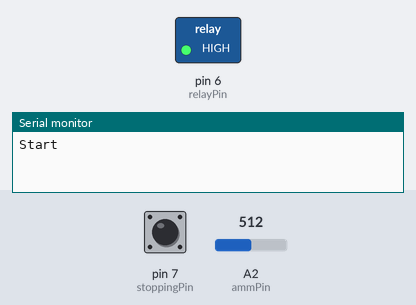
This sketch was run on a simulated Arduino Uno, built with avr-gcc and run on an emulated ATmega328P. Shown: switched loads named in the sketch (green lamp = pin HIGH), the last lines printed to the serial monitor. Inputs (shaded band) come from the test bench; at power-on: pin 7 (stoppingPin) LOW, A2 (ammPin) = 512. At 1.4 s the program stops and its outputs stay as they are.

Above: at 1.2 s.
1.3 s: pin 7 (stoppingPin) pulled HIGH for 0.15 s
At 2.5 s:
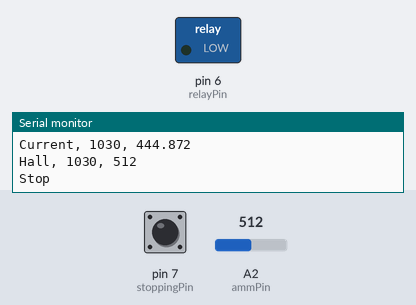
Timing chart, 0 to 2.9 s (numbered marks = the images above; inputs shaded):
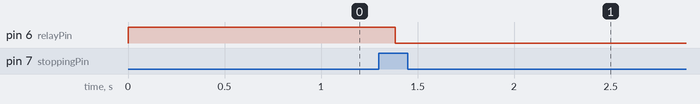

The sketch:

batteryTester.ino
```cpp
const int stoppingPin = 7;
const int relayPin =  6;
const int avgTime = 60;
const int voltPin = A0;
const int ammPin = A2;
const int hallPin = A5;

int hallValue = 0;

unsigned long startTime;
unsigned long currentTime;
unsigned long prevPrintTime;
unsigned long printTime;


void setup() {
  Serial.begin(9600);
  pinMode(hallPin, INPUT);
  pinMode(relayPin, OUTPUT);
  pinMode(stoppingPin, INPUT);
  digitalWrite(relayPin, HIGH);
  Serial.println("Start");
  startTime = millis();
  prevPrintTime = startTime;
}

void loop(){
  currentTime = millis() - startTime;
  String t = (String) currentTime;
  printTime = millis() - prevPrintTime;

  int counter = 0;
  int sumSwitchValue = 0;
  while(counter < avgTime) {
    sumSwitchValue += digitalRead(stoppingPin);
    counter ++;
    delay(1);
  }
  float avgSwitchValue = ((float)(sumSwitchValue))/
  ((float)(counter));

  if (printTime > 1000) {
    prevPrintTime = millis();
    float Vout = ReadVout(100, 3);
    float current = ReadCurrent(Vout);
    hallValue = analogRead(hallPin);

    sendValue("Volt", t, VoltMeasurement());
    sendValue("Current", t, floatPrint(current*1000));
    sendValue("Hall", t, (String) hallValue);
  }

  if (avgSwitchValue >= 0.7) {
    digitalWrite(relayPin, LOW);
    Serial.println("Stop");
    while(1) {}
  }
}

void sendValue(String sensorName, String t, String value) {
  Serial.println(sensorName + ", " + t + ", " + value);
}

String VoltMeasurementRaw(){
  float volt = analogRead(voltPin);
  return floatPrint(volt);
}

String VoltMeasurement(){
 //return a string representing the voltage
  float volt = analogRead(voltPin);
  volt = volt / 1024 * 5; //Arduino scaling
  volt = volt * 430 / 100; //Voltage divider
  return floatPrint(volt);
}

String floatPrint(float x){
  int intp = x;
  int fracp = (x - intp) * 1000;
  if(fracp < 0){
    fracp = -1 * fracp;
  }
  return (String(intp) + "." + String(fracp));
}

float ReadVout(float t, float v)
  {
    float total_delay = t;
    float value_delay = v;
    float voltage_sum = 0.0, Vout = 0.0;
    int i = 0, count = 0;
    while(i<=total_delay)
    {
      delay(value_delay);
      voltage_sum += (analogRead(ammPin)*5./1023.);
      count++;
      i += value_delay;
    }
    Vout = voltage_sum/count;
    return Vout;
  }

float ReadCurrent(float Vout)
  {
    float Vref = 2.85;
    float current = (Vout - Vref)*(-0.160/125.0);
    return current*1000;
  }
```

Measured:
- after the input at 1.3 s, pin 6 (relayPin): HIGH → LOW after 0.08 s
